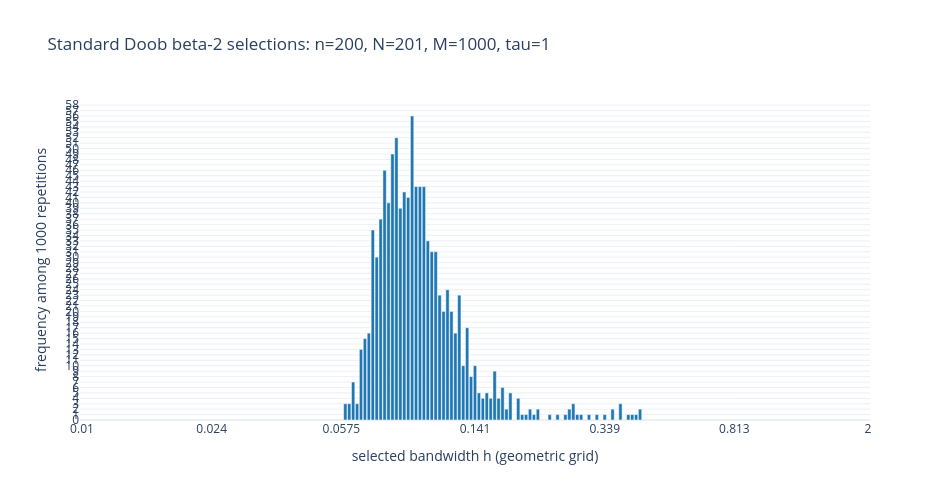

Notebook code for this chart:
### Code cell
beta2_tick_indices = np.unique(
    np.linspace(0, beta2_N - 1, 7, dtype=int)
)
beta2_tick_bandwidths = [
    f"{beta2_h_grid[index]:.3g}" for index in beta2_tick_indices
]
beta2_nonzero_indices = np.flatnonzero(beta2_selection_counts)

beta2_histogram = go.Figure(
    go.Bar(
        x=beta2_nonzero_indices,
        y=beta2_selection_counts[beta2_nonzero_indices],
        customdata=beta2_h_grid[beta2_nonzero_indices],
        width=0.85,
        marker=dict(
            color="#1f77b4",
            line=dict(color="white", width=0.5),
        ),
        hovertemplate=(
            "grid index=%{x}"
            "<br>bandwidth h=%{customdata:.6g}"
            "<br>frequency=%{y}<extra></extra>"
        ),
    )
)
beta2_histogram.update_xaxes(
    title_text="selected bandwidth h (geometric grid)",
    range=[-0.5, beta2_N - 0.5],
    tickmode="array",
    tickvals=beta2_tick_indices,
    ticktext=beta2_tick_bandwidths,
)
beta2_histogram.update_yaxes(
    title_text=f"frequency among {beta2_M} repetitions",
    rangemode="tozero",
    dtick=1,
)
beta2_histogram.update_layout(
    width=950,
    height=500,
    template="plotly_white",
    showlegend=False,
)
beta2_histogram.show()

### Figure 1 — Plotly figure (JSON) as saved in the notebook; plotly's stock layout.template omitted (floating-point values rounded to 4 significant figures)
{"data": [{"customdata": [0.059, 0.06058, 0.06221, 0.06388, 0.06559, 0.06736, 0.06916, 0.07102, 0.07293, 0.07488, 0.07689, 0.07896, 0.08108, 0.08326, 0.08549, 0.08779, 0.09014, 0.09256, 0.09505, 0.0976, 0.1002, 0.1029, 0.1057, 0.1085, 0.1114, 0.1144, 0.1175, 0.1206, 0.1239, 0.1272, 0.1306, 0.1341, 0.1377, 0.1414, 0.1452, 0.1491, 0.1531, 0.1572, 0.1615, 0.1658, 0.1702, 0.1748, 0.1795, 0.1893, 0.1943, 0.1996, 0.2049, 0.2104, 0.2161, 0.2339, 0.2467, 0.2601, 0.2671, 0.2742, 0.2816, 0.2892, 0.3049, 0.3215, 0.339, 0.3574, 0.3769, 0.3974, 0.4081, 0.419, 0.4303], "hovertemplate": "grid index=%{x}<br>bandwidth h=%{customdata:.6g}<br>frequency=%{y}<extra></extra>", "marker": {"color": "#1f77b4", "line": {"color": "white", "width": 0.5}}, "type": "bar", "width": 0.85, "x": [67, 68, 69, 70, 71, 72, 73, 74, 75, 76, 77, 78, 79, 80, 81, 82, 83, 84, 85, 86, 87, 88, 89, 90, 91, 92, 93, 94, 95, 96, 97, 98, 99, 100, 101, 102, 103, 104, 105, 106, 107, 108, 109, 111, 112, 113, 114, 115, 116, 119, 121, 123, 124, 125, 126, 127, 129, 131, 133, 135, 137, 139, 140, 141, 142], "y": [3, 3, 7, 3, 13, 15, 16, 35, 30, 37, 46, 40, 49, 52, 39, 42, 41, 56, 43, 43, 43, 33, 31, 31, 23, 20, 24, 20, 16, 23, 10, 17, 8, 10, 5, 4, 5, 4, 9, 4, 6, 2, 5, 4, 1, 1, 2, 1, 2, 1, 1, 1, 2, 3, 1, 1, 1, 1, 1, 2, 3, 1, 1, 1, 2]}], "layout": {"height": 500, "showlegend": false, "title": {"text": "Standard Doob beta-2 selections: n=200, N=201, M=1000, tau=1"}, "width": 950, "xaxis": {"range": [-0.5, 200.5], "tickmode": "array", "ticktext": ["0.01", "0.024", "0.0575", "0.141", "0.339", "0.813", "2"], "tickvals": [0, 33, 66, 100, 133, 166, 200], "title": {"text": "selected bandwidth h (geometric grid)"}}, "yaxis": {"dtick": 1, "rangemode": "tozero", "title": {"text": "frequency among 1000 repetitions"}}}}
